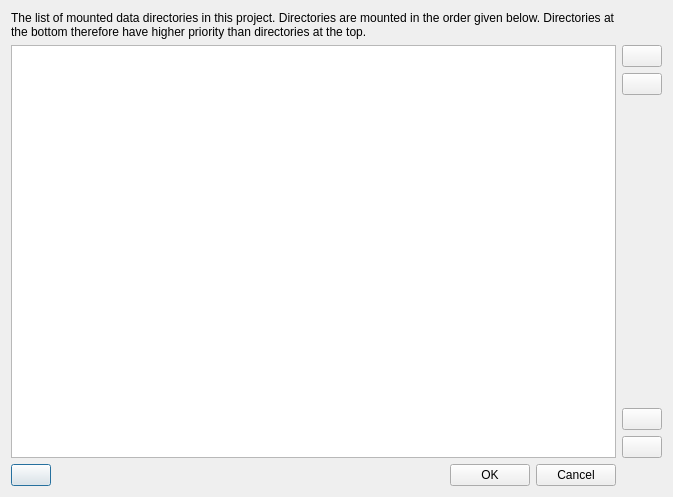
<?xml version="1.0" encoding="UTF-8"?>
<ui version="4.0">
 <class>ezQtDataDirsDlg</class>
 <widget class="QDialog" name="ezQtDataDirsDlg">
  <property name="geometry">
   <rect>
    <x>0</x>
    <y>0</y>
    <width>673</width>
    <height>497</height>
   </rect>
  </property>
  <property name="windowTitle">
   <string>Data Directory Configuration</string>
  </property>
  <property name="windowIcon">
   <iconset resource="../QtResources/resources.qrc">
    <normaloff>:/EditorFramework/Icons/DataDirectories16.png</normaloff>:/EditorFramework/Icons/DataDirectories16.png</iconset>
  </property>
  <layout class="QGridLayout" name="gridLayout">
   <item row="0" column="0">
    <widget class="QLabel" name="label">
     <property name="sizePolicy">
      <sizepolicy hsizetype="Preferred" vsizetype="Preferred">
       <horstretch>0</horstretch>
       <verstretch>0</verstretch>
      </sizepolicy>
     </property>
     <property name="text">
      <string>The list of mounted data directories in this project. Directories are mounted in the order given below. Directories at the bottom therefore have higher priority than directories at the top.</string>
     </property>
     <property name="wordWrap">
      <bool>true</bool>
     </property>
    </widget>
   </item>
   <item row="1" column="0">
    <widget class="QListWidget" name="ListDataDirs">
     <property name="sortingEnabled">
      <bool>false</bool>
     </property>
    </widget>
   </item>
   <item row="2" column="0">
    <layout class="QHBoxLayout" name="horizontalLayout">
     <item>
      <widget class="QPushButton" name="ButtonOpenFolder">
       <property name="toolTip">
        <string>Show the selected directory on disk</string>
       </property>
       <property name="text">
        <string/>
       </property>
       <property name="icon">
        <iconset resource="../../../Tools/Libs/GuiFoundation/QtResources/resources.qrc">
         <normaloff>:/GuiFoundation/Icons/OpenFolder16.png</normaloff>:/GuiFoundation/Icons/OpenFolder16.png</iconset>
       </property>
      </widget>
     </item>
     <item>
      <spacer name="horizontalSpacer">
       <property name="orientation">
        <enum>Qt::Horizontal</enum>
       </property>
       <property name="sizeHint" stdset="0">
        <size>
         <width>40</width>
         <height>20</height>
        </size>
       </property>
      </spacer>
     </item>
     <item>
      <widget class="QPushButton" name="ButtonOK">
       <property name="text">
        <string>OK</string>
       </property>
      </widget>
     </item>
     <item>
      <widget class="QPushButton" name="ButtonCancel">
       <property name="text">
        <string>Cancel</string>
       </property>
      </widget>
     </item>
    </layout>
   </item>
   <item row="1" column="1">
    <layout class="QVBoxLayout" name="verticalLayout">
     <item>
      <widget class="QPushButton" name="ButtonAdd">
       <property name="toolTip">
        <string>Add another folder as a data directory</string>
       </property>
       <property name="text">
        <string/>
       </property>
       <property name="icon">
        <iconset resource="../../../Tools/Libs/GuiFoundation/QtResources/resources.qrc">
         <normaloff>:/GuiFoundation/Icons/DataDirAdd16.png</normaloff>:/GuiFoundation/Icons/DataDirAdd16.png</iconset>
       </property>
      </widget>
     </item>
     <item>
      <widget class="QPushButton" name="ButtonRemove">
       <property name="toolTip">
        <string>Remove the selected data directory</string>
       </property>
       <property name="text">
        <string/>
       </property>
       <property name="icon">
        <iconset resource="../../../Tools/Libs/GuiFoundation/QtResources/resources.qrc">
         <normaloff>:/GuiFoundation/Icons/Delete16.png</normaloff>:/GuiFoundation/Icons/Delete16.png</iconset>
       </property>
      </widget>
     </item>
     <item>
      <spacer name="verticalSpacer">
       <property name="orientation">
        <enum>Qt::Vertical</enum>
       </property>
       <property name="sizeHint" stdset="0">
        <size>
         <width>20</width>
         <height>40</height>
        </size>
       </property>
      </spacer>
     </item>
     <item>
      <widget class="QPushButton" name="ButtonUp">
       <property name="toolTip">
        <string>Move the selected directoy up (it gets lower priority)</string>
       </property>
       <property name="text">
        <string/>
       </property>
       <property name="icon">
        <iconset resource="../../../Tools/Libs/GuiFoundation/QtResources/resources.qrc">
         <normaloff>:/GuiFoundation/Icons/MoveUp16.png</normaloff>:/GuiFoundation/Icons/MoveUp16.png</iconset>
       </property>
      </widget>
     </item>
     <item>
      <widget class="QPushButton" name="ButtonDown">
       <property name="toolTip">
        <string>Move the selected directoy down (it gets higher priority)</string>
       </property>
       <property name="text">
        <string/>
       </property>
       <property name="icon">
        <iconset resource="../../../Tools/Libs/GuiFoundation/QtResources/resources.qrc">
         <normaloff>:/GuiFoundation/Icons/MoveDown16.png</normaloff>:/GuiFoundation/Icons/MoveDown16.png</iconset>
       </property>
      </widget>
     </item>
    </layout>
   </item>
  </layout>
 </widget>
 <resources>
  <include location="../../../Tools/Libs/GuiFoundation/QtResources/resources.qrc"/>
  <include location="../QtResources/resources.qrc"/>
 </resources>
 <connections/>
</ui>
